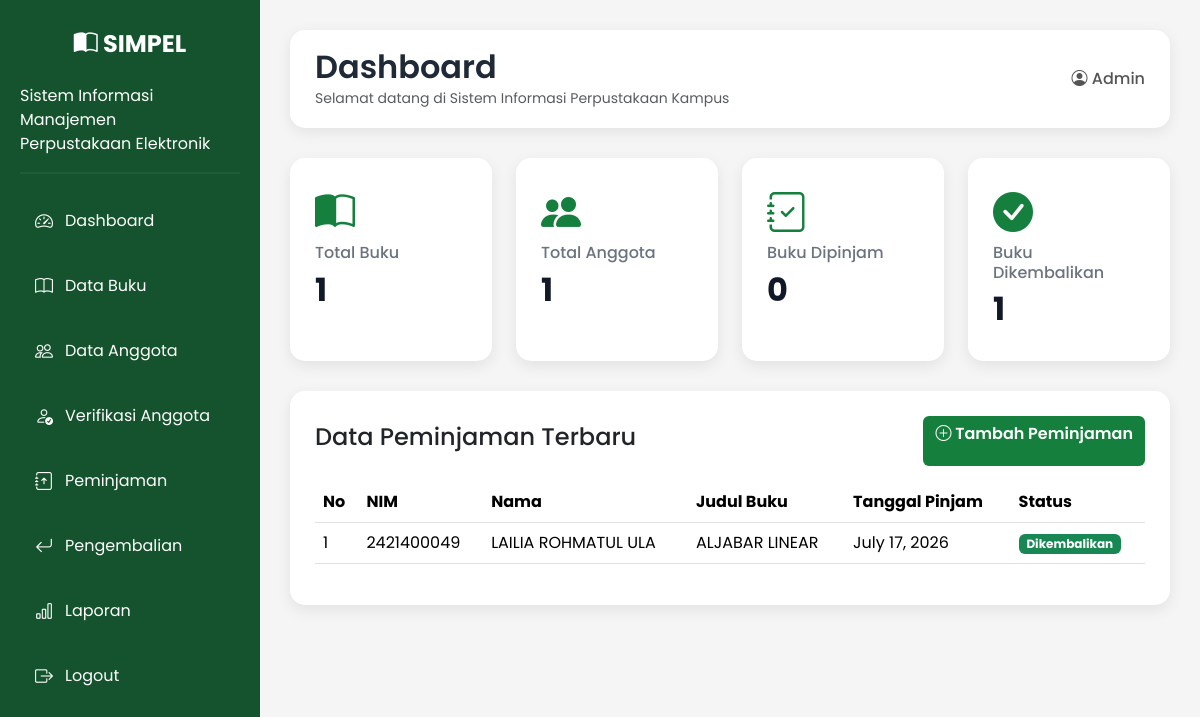
The app's page /dashboard/ (signed in), older data.
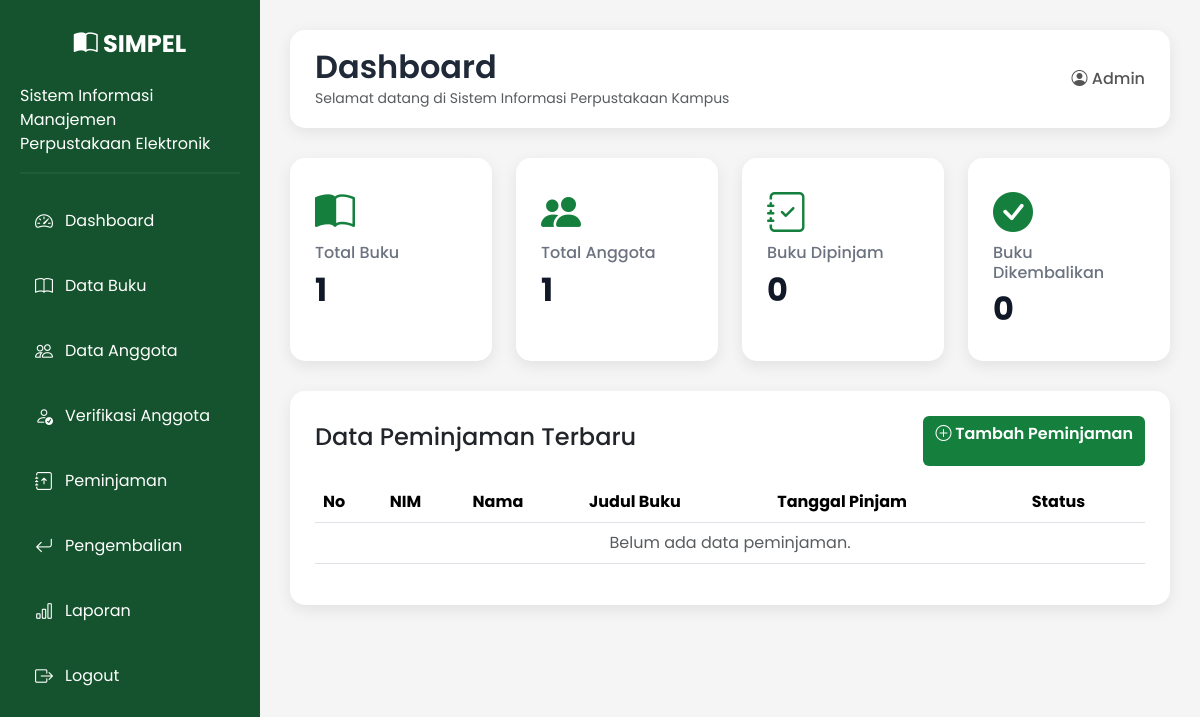
The same page, newer data.
### library/models.py (models this page shows, shortened)
class Peminjaman(models.Model):
    STATUS = (
        ('Dipinjam', 'Dipinjam'),
        ('Dikembalikan', 'Dikembalikan'),
    )
    anggota = models.ForeignKey(Anggota, on_delete=models.CASCADE)
    buku = models.ForeignKey(Buku, on_delete=models.CASCADE)
    tanggal_pinjam = models.DateField()
    tanggal_kembali = models.DateField()
    status = models.CharField(max_length=20, choices=STATUS, default='Dipinjam')

class Anggota(models.Model):
    STATUS = (
        ('Menunggu', 'Menunggu'),
        ('Disetujui', 'Disetujui'),
        ('Ditolak', 'Ditolak'),
    )
    user = models.OneToOneField(
        User,
        on_delete=models.CASCADE,
        null=True,
        blank=True
    )
    nim = models.CharField(max_length=20)
    nama = models.CharField(max_length=100)
    prodi = models.CharField(max_length=100)
    fakultas = models.CharField(max_length=100)
    no_hp = models.CharField(max_length=20)
    alamat = models.TextField()
    status = models.CharField(
        max_length=20,
        choices=STATUS,
        default='Menunggu'
    )

class Buku(models.Model):
    kode_buku = models.CharField(max_length=20, unique=True)
    judul = models.CharField(max_length=200)
    penulis = models.CharField(max_length=100)
    penerbit = models.CharField(max_length=100)
    tahun_terbit = models.PositiveIntegerField()
    kategori = models.CharField(max_length=100)
    isbn = models.CharField(max_length=20, blank=True)
    lokasi_rak = models.CharField(
        max_length=50,
        default="Rak A1"
    )
    kondisi = models.CharField(
        max_length=20,
        choices=[
            ('Baik', 'Baik'),
            ('Rusak', 'Rusak'),
        ],
        default='Baik'
    )
    stok = models.PositiveIntegerField(default=0)

### library/views.py (the view)
# urls.py: path('dashboard/', views.dashboard, name='dashboard'),
@login_required(login_url='login')
def dashboard(request):
    total_buku = Buku.objects.count()
    total_anggota = Anggota.objects.count()
    buku_dipinjam = Peminjaman.objects.filter(
        status="Dipinjam"
    ).count()
    buku_dikembalikan = Peminjaman.objects.filter(
        status="Dikembalikan"
    ).count()
    peminjaman_terbaru = Peminjaman.objects.all().order_by('-id')[:5]
    context = {
        'total_buku': total_buku,
        'total_anggota': total_anggota,
        'buku_dipinjam': buku_dipinjam,
        'buku_dikembalikan': buku_dikembalikan,
        'peminjaman_terbaru': peminjaman_terbaru,
    }
    return render(
        request,
        'library/dashboard.html',
        context
    )

### library/templates/library/dashboard.html (shortened to what this page needs)
{% extends 'library/base.html' %}
{% block content %}
<div class="topbar">
    <div>
        <h2>Dashboard</h2>
        <small class="text-muted">
            Selamat datang di Sistem Informasi Perpustakaan Kampus
        </small>
    </div>
    <div class="user">
        <i class="bi bi-person-circle"></i>
        Admin
    </div>
</div>
<div class="row g-4">
    <div class="col-lg-3 col-md-6">
        <div class="card-box">
            <i class="bi bi-book-half"></i>
            <h5>Total Buku</h5>
            <h2>{{ total_buku }}</h2>
        </div>
    </div>
    <div class="col-lg-3 col-md-6">
        <div class="card-box">
            <i class="bi bi-people-fill"></i>
            <h5>Total Anggota</h5>
            <h2>{{ total_anggota }}</h2>
        </div>
    </div>
    <div class="col-lg-3 col-md-6">
        <div class="card-box">
            <i class="bi bi-journal-check"></i>
            <h5>Buku Dipinjam</h5>
            <h2>{{ buku_dipinjam }}</h2>
        </div>
    </div>
    <div class="col-lg-3 col-md-6">
        <div class="card-box">
            <i class="bi bi-check-circle-fill"></i>
            <h5>Buku Dikembalikan</h5>
            <h2>{{ buku_dikembalikan }}</h2>
        </div>
    </div>
</div>
<div class="table-container">
    <div class="d-flex justify-content-between align-items-center mb-3">
    <h4>Data Peminjaman Terbaru</h4>
    <a href="{% url 'tambah_peminjaman' %}" class="btn btn-success">
        <i class="bi bi-plus-circle"></i>
        Tambah Peminjaman
    </a>
</div>
    <table class="table table-hover">
        <thead>
            <tr>
                <th>No</th>
                <th>NIM</th>
                <th>Nama</th>
                <th>Judul Buku</th>
                <th>Tanggal Pinjam</th>
                <th>Status</th>
            </tr>
        </thead>
<tbody>
{% for item in peminjaman_terbaru %}
<tr>
    <td>{{ forloop.counter }}</td>
    <td>{{ item.anggota.nim }}</td>
    <td>{{ item.anggota.nama }}</td>
    <td>{{ item.buku.judul }}</td>
    <td>{{ item.tanggal_pinjam }}</td>
    <td>
        {% if item.status == "Dipinjam" %}
            <span class="badge bg-warning text-dark">
                Dipinjam
            </span>
        {% else %}
            <span class="badge bg-success">
                Dikembalikan
            </span>
        {% endif %}
    </td>
</tr>
{% empty %}
<tr>
    <td colspan="6" class="text-center text-muted">
        Belum ada data peminjaman.
    </td>
</tr>
{% endfor %}
</tbody>
    </table>
</div>
{% endblock %}

Row changes from the older to the newer data that the page shows:
removed Peminjaman: anggota.nim "2421400049", anggota.nama "LAILIA ROHMATUL ULA", buku.judul "ALJABAR LINEAR", tanggal_pinjam "July 17, 2026", status "Dikembalikan"
Text that changed along with them:
{{ buku_dikembalikan }}: "1" → "0"
text now shown: "Belum ada data peminjaman."
